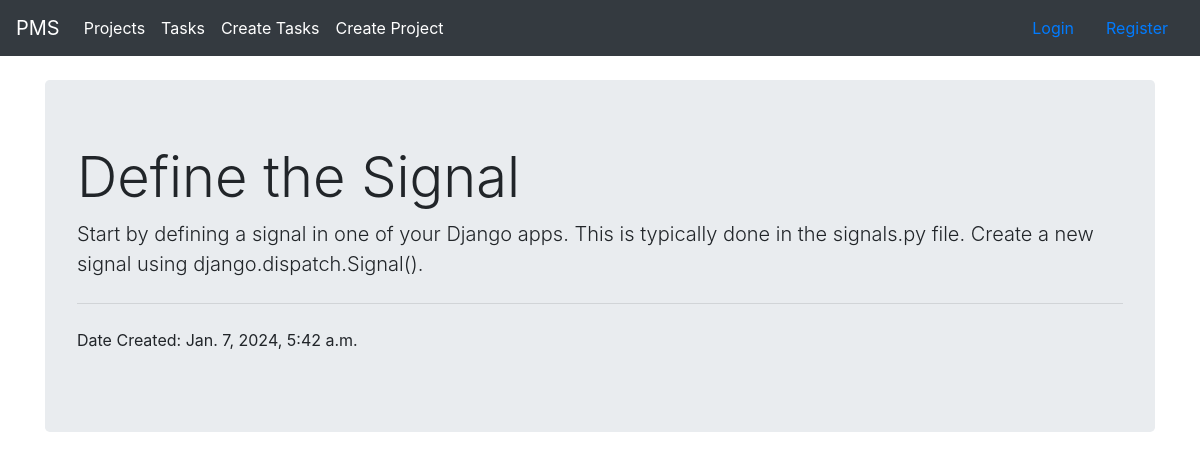
The page /tasks/1 (signed in) on the database its author committed.
### projects/models.py (models this page shows, shortened)
class Task(models.Model):
    TODO="TO DO"
    COMPLETED='COMPLETED'
    INPROGRESS='IN-PROGRESS'
    STATUS_CHOICES = [
        (TODO, 'TO DO'),
        (COMPLETED, 'COMPLETED'),
        (INPROGRESS, 'IN-PROGRESS'),
    ]
    title = models.CharField(max_length=150)
    description = models.TextField(null=True,blank=True)
    project = models.ForeignKey(Project,null=True,blank=True, on_delete=models.CASCADE)
    assignee = models.ForeignKey(User, null=True,blank=True, on_delete=models.SET_NULL)
    date_created = models.DateTimeField(auto_now_add=True)
    due_date = models.DateField(null=True,blank=True)
    status = models.CharField(max_length=50, choices=STATUS_CHOICES,null=True,blank=True,default= TODO)

### projects/views.py (the view)
# urls.py: path('tasks/<int:pk>', views.taskDetail, name ='task-detail'),
@login_required
def taskDetail(request,pk):
  task = Task.objects.get(id=pk)
  context = {'task':task}
  return render(request, 'projects/task-detail.html',context)

### templates/projects/task-detail.html (shortened to what this page needs)
{% extends 'base.html' %}
{% block content %}
 <div class="container ">
    <div class="row ">
       <div class="col-md-12 ">
             <div class="jumbotron">
               <h4 class="display-4">{{task.title}}</h4>
               <p class="lead">{{task.description}}</p>
               <hr class="my-4">
               <p>Date Created:  {{task.date_created}}</p>
             </div>
       </div>
    </div>
 </div>
{% endblock content %}

### rows shown on the page
Task: title "Define the Signal", description "Start by defining a signal in one of your Django apps. This is typically done in the signals.py file. Create a new signal using django.dispatch.Signal().", date_created "Jan. 7, 2024, 5:42 a.m."
